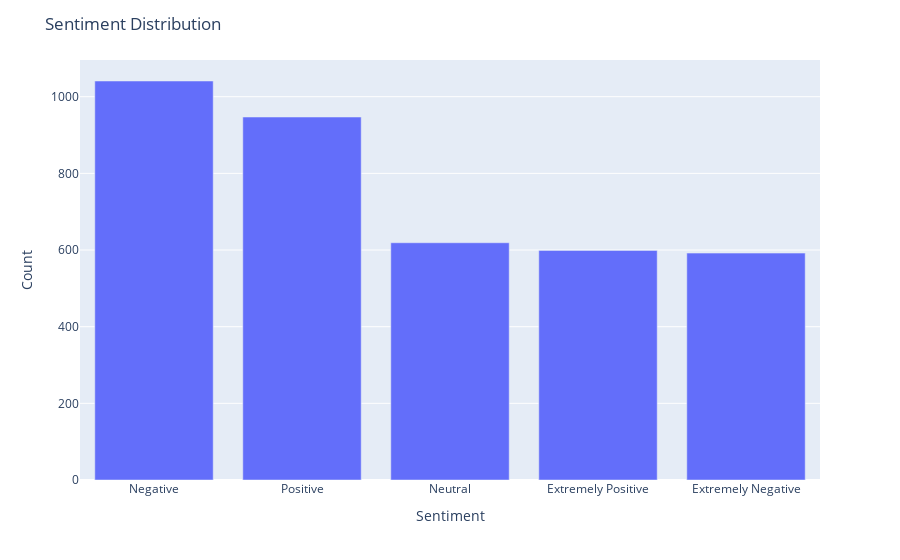
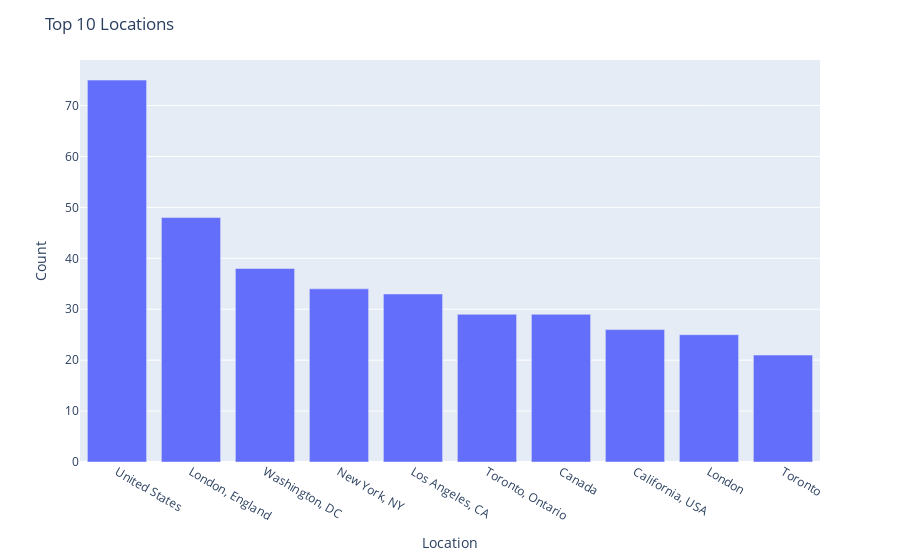
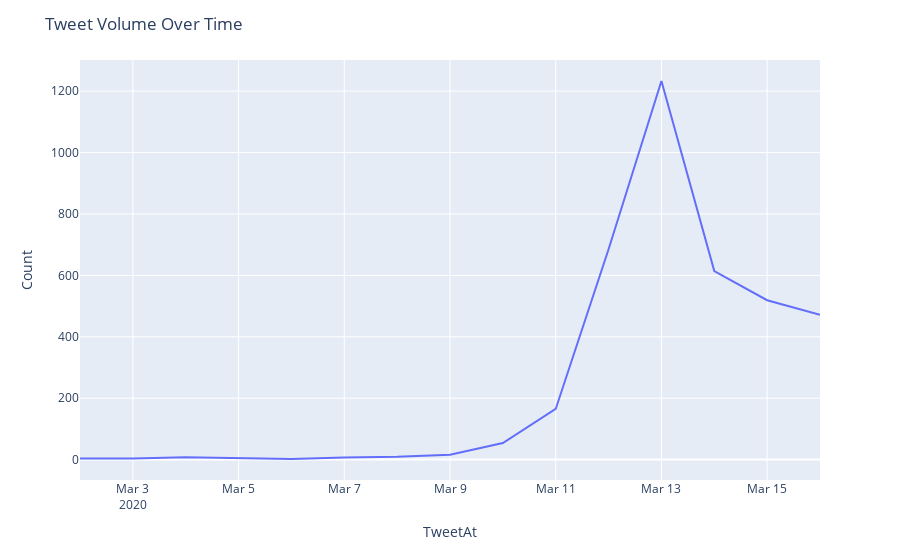

Notebook code cell kept with these figures, in order:
### Code cell
import pandas as pd
import plotly.express as px

# Load the data
data = pd.read_csv('Corona_NLP_test.csv')

# Analysis 1: Sentiment Distribution
sentiment_counts = data['Sentiment'].value_counts().reset_index()
sentiment_counts.columns = ['Sentiment', 'Count']

fig1 = px.bar(sentiment_counts, x='Sentiment', y='Count', labels={'x': 'Sentiment', 'y': 'Count'})
fig1.update_layout(title='Sentiment Distribution')
fig1.show()

# Analysis 2: Location Analysis
location_counts = data['Location'].value_counts().reset_index().head(10)
location_counts.columns = ['Location', 'Count']

fig2 = px.bar(location_counts, x='Location', y='Count', labels={'x': 'Location', 'y': 'Count'})
fig2.update_layout(title='Top 10 Locations')
fig2.show()

# Analysis 3: Tweet Volume Over Time
data['TweetAt'] = pd.to_datetime(data['TweetAt'], format='%d-%m-%Y')
tweet_volume = data.groupby('TweetAt').size().reset_index(name='Count')

fig3 = px.line(tweet_volume, x='TweetAt', y='Count', labels={'x': 'Date', 'y': 'Tweet Volume'})
fig3.update_layout(title='Tweet Volume Over Time')
fig3.show()

# Analysis 4: Word Cloud of Original Tweets
from wordcloud import WordCloud

text = ' '.join(data['OriginalTweet'].dropna().tolist())
wordcloud = WordCloud(width=800, height=400).generate(text)

fig4 = px.imshow(wordcloud)
fig4.update_layout(title='Word Cloud of Original Tweets')
fig4.show()

### Figure 1 — Plotly figure (JSON) as saved in the notebook; plotly's stock layout.template omitted (floating-point values rounded to 4 significant figures)
{"data": [{"alignmentgroup": "True", "hovertemplate": "Sentiment=%{x}<br>Count=%{y}<extra></extra>", "legendgroup": "", "marker": {"color": "#636efa", "pattern": {"shape": ""}}, "name": "", "offsetgroup": "", "orientation": "v", "showlegend": false, "textposition": "auto", "type": "bar", "x": ["Negative", "Positive", "Neutral", "Extremely Positive", "Extremely Negative"], "xaxis": "x", "y": [1041, 947, 619, 599, 592], "yaxis": "y"}], "layout": {"barmode": "relative", "legend": {"tracegroupgap": 0}, "margin": {"t": 60}, "title": {"text": "Sentiment Distribution"}, "xaxis": {"anchor": "y", "domain": [0, 1], "title": {"text": "Sentiment"}}, "yaxis": {"anchor": "x", "domain": [0, 1], "title": {"text": "Count"}}}}

### Figure 2 — Plotly figure (JSON) as saved in the notebook; plotly's stock layout.template omitted (floating-point values rounded to 4 significant figures)
{"data": [{"alignmentgroup": "True", "hovertemplate": "Location=%{x}<br>Count=%{y}<extra></extra>", "legendgroup": "", "marker": {"color": "#636efa", "pattern": {"shape": ""}}, "name": "", "offsetgroup": "", "orientation": "v", "showlegend": false, "textposition": "auto", "type": "bar", "x": ["United States", "London, England", "Washington, DC", "New York, NY", "Los Angeles, CA", "Toronto, Ontario", "Canada", "California, USA", "London", "Toronto"], "xaxis": "x", "y": [75, 48, 38, 34, 33, 29, 29, 26, 25, 21], "yaxis": "y"}], "layout": {"barmode": "relative", "legend": {"tracegroupgap": 0}, "margin": {"t": 60}, "title": {"text": "Top 10 Locations"}, "xaxis": {"anchor": "y", "domain": [0, 1], "title": {"text": "Location"}}, "yaxis": {"anchor": "x", "domain": [0, 1], "title": {"text": "Count"}}}}

### Figure 3 — Plotly figure (JSON) as saved in the notebook; plotly's stock layout.template omitted (floating-point values rounded to 4 significant figures)
{"data": [{"hovertemplate": "TweetAt=%{x}<br>Count=%{y}<extra></extra>", "legendgroup": "", "line": {"color": "#636efa", "dash": "solid"}, "marker": {"symbol": "circle"}, "mode": "lines", "name": "", "orientation": "v", "showlegend": false, "type": "scatter", "x": ["2020-03-02T00:00:00", "2020-03-03T00:00:00", "2020-03-04T00:00:00", "2020-03-05T00:00:00", "2020-03-06T00:00:00", "2020-03-07T00:00:00", "2020-03-08T00:00:00", "2020-03-09T00:00:00", "2020-03-10T00:00:00", "2020-03-11T00:00:00", "2020-03-12T00:00:00", "2020-03-13T00:00:00", "2020-03-14T00:00:00", "2020-03-15T00:00:00", "2020-03-16T00:00:00"], "xaxis": "x", "y": [4, 4, 8, 6, 2, 7, 9, 16, 54, 165, 685, 1233, 614, 519, 472], "yaxis": "y"}], "layout": {"legend": {"tracegroupgap": 0}, "margin": {"t": 60}, "title": {"text": "Tweet Volume Over Time"}, "xaxis": {"anchor": "y", "domain": [0, 1], "title": {"text": "TweetAt"}}, "yaxis": {"anchor": "x", "domain": [0, 1], "title": {"text": "Count"}}}}
